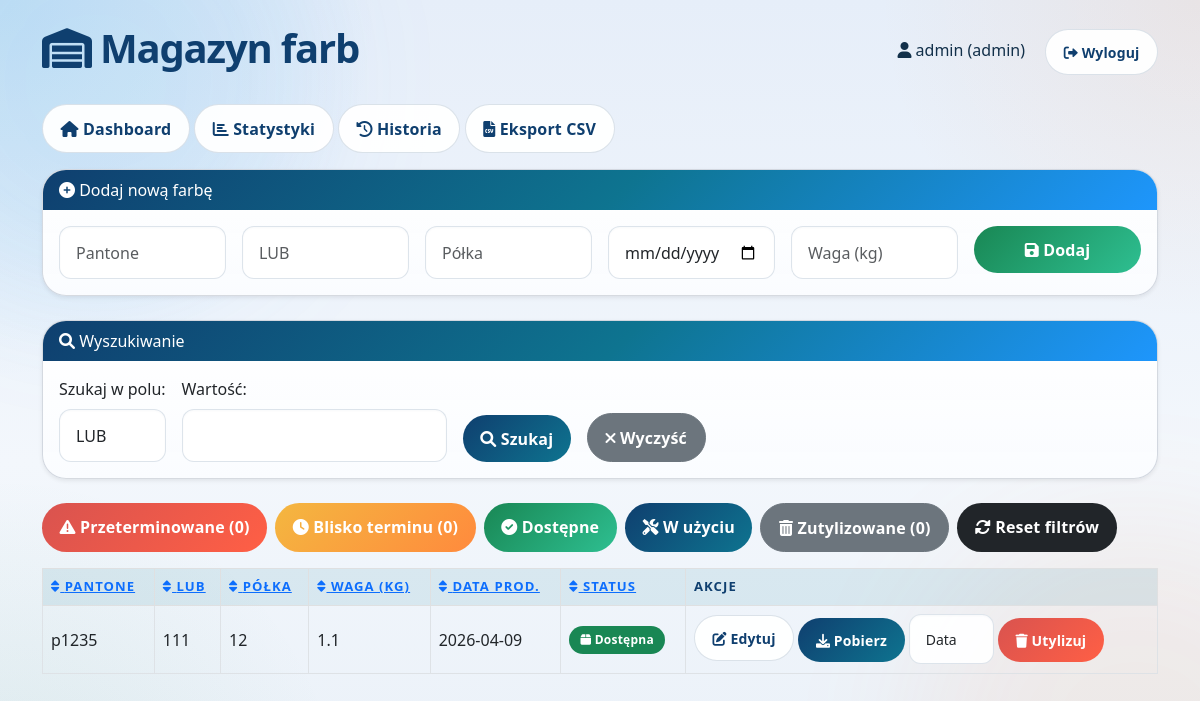
The page /magazyn (signed in) on the database its author committed.
### tables this page shows
CREATE TABLE farby (
            id INTEGER PRIMARY KEY AUTOINCREMENT,
            pantone TEXT NOT NULL,
            lub TEXT,
            polka TEXT,
            waga REAL NOT NULL,
            status TEXT NOT NULL DEFAULT 'dostepna',  -- dostepna, w_uzyciu, zutylizowana
            data_produkcji DATE NOT NULL
        );

### routers/magazyn.py (the view)
@router.get("/magazyn")
def magazyn(
    request: Request,
    search_field: str = Query("lub"),
    search_value: str = Query(""),
    filtr_alert: str = Query(""),
    status: str = Query(""),
    sort: str = Query("status"),
    dir: str = Query("asc"),
    error: str = Query(""),
    success: str = Query(""),
    assign_lub: str = Query(""),
    plan_id: int = Query(0),
    assign_machine: str = Query(""),
    return_to: str = Query(""),
    user=Depends(require_auth),
    conn=Depends(get_db),
):
    cur = conn.cursor()
    cur.execute("SELECT * FROM farby")
    dane = cur.fetchall()
    farby, licznik_przeterminowane, licznik_uwaga, licznik_zutylizowane = filtruj_farby(
        dane, search_field, search_value, filtr_alert, status
    )
    reverse = dir == "desc"
    if sort == "status":
        order = {"dostepna": 1, "w_uzyciu": 2, "zutylizowana": 3}
        farby.sort(key=lambda x: order.get(x["status"], 9), reverse=reverse)
    else:
        farby.sort(key=lambda x: (x.get(sort) or ""), reverse=reverse)
    assign_plan = None
    if assign_lub and plan_id:
        cur.execute("SELECT order_number, order_name FROM production_plans WHERE id=?", (plan_id,))
        row = cur.fetchone()
        if row:
            assign_plan = dict(row)
    lub_assignments: dict = {}
    try:
        cur.execute("SELECT farba_id, lub_number FROM farba_lub_assignments")
        for row in cur.fetchall():
            lub_assignments.setdefault(row["farba_id"], []).append(row["lub_number"])
    except Exception:
        pass
    for fb in farby:
        extra_lubs = [l for l in lub_assignments.get(fb["id"], []) if l != (fb.get("lub") or "")]
        fb["extra_lubs"] = extra_lubs
    return render_template("magazyn.html", {
        "farby": farby,
        "licznik_przeterminowane": licznik_przeterminowane,
        "licznik_uwaga": licznik_uwaga,
        "licznik_zutylizowane": licznik_zutylizowane,
        "search_field": search_field,
        "search_value": search_value,
        "filtr_alert": filtr_alert,
        "status": status,
        "sort": sort,
        "dir": dir,
        "user": {"username": user["username"], "role": user["role"]},
        "error": error,
        "success": success,
        "assign_lub": assign_lub,
        "plan_id": plan_id,
        "assign_machine": assign_machine,
        "return_to": return_to,
        "assign_plan": assign_plan,
        "can_edit": user["role"] in ("manager", "admin", "operator_mieszalni"),
        "needs_edit_password": user["role"] == "operator_mieszalni",
    })

### templates/magazyn.html (shortened to what this page needs)
<!DOCTYPE html>
<html lang="pl">
<head>
    <link href="https://cdn.jsdelivr.net/npm/bootstrap@5.3.0/dist/css/bootstrap.min.css" rel="stylesheet">
    <link rel="stylesheet" href="https://cdnjs.cloudflare.com/ajax/libs/font-awesome/6.0.0/css/all.min.css">
    <link rel="stylesheet" href="/static/app-modern.css">
</head>
<body class="bg-light">
<div class="container mt-4">
<div class="d-flex justify-content-between align-items-center mb-4">
        <h1><i class="fas fa-warehouse"></i> Magazyn farb</h1>
        <div>
            <span class="me-3"><i class="fas fa-user"></i> {{ user.username }} ({{ user.role }})</span>
            <a href="/logout" class="btn btn-outline-danger btn-sm"><i class="fas fa-sign-out-alt"></i> Wyloguj</a>
        </div>
    </div>
    <div class="mb-3">
        <a href="/dashboard" class="btn btn-outline-primary"><i class="fas fa-home"></i> Dashboard</a>
        <a href="/statystyki" class="btn btn-outline-primary"><i class="fas fa-chart-bar"></i> Statystyki</a>
        <a href="/historia" class="btn btn-outline-dark"><i class="fas fa-history"></i> Historia</a>
        <a href="/export" class="btn btn-outline-success"><i class="fas fa-file-csv"></i> Eksport CSV</a>
    </div>
    <div class="card mb-4 shadow-sm">
        <div class="card-header bg-primary text-white"><i class="fas fa-plus-circle"></i> Dodaj nową farbę</div>
        <div class="card-body">
            <form method="post" action="/dodaj_farba" id="addForm">
                <div class="row g-3">
                    <div class="col-md-2">
                        <input type="text" name="pantone" class="form-control" placeholder="Pantone" required>
                    </div>
                    <div class="col-md-2">
                        <input type="text" name="lub" class="form-control" placeholder="LUB">
                    </div>
                    <div class="col-md-2">
                        <input type="text" name="polka" class="form-control" placeholder="Półka" required>
                    </div>
                    <div class="col-md-2">
                        <input type="date" name="data_produkcji" class="form-control" required>
                    </div>
                    <div class="col-md-2">
                        <input type="number" step="0.01" name="waga" class="form-control" placeholder="Waga (kg)" required>
                    </div>
                    <div class="col-md-2">
                        <button type="submit" class="btn btn-success w-100"><i class="fas fa-save"></i> Dodaj</button>
                    </div>
                </div>
            </form>
        </div>
    </div>
    <div class="card mb-4 shadow-sm">
        <div class="card-header bg-secondary text-white"><i class="fas fa-search"></i> Wyszukiwanie</div>
        <div class="card-body">
            <form method="get" action="/magazyn" class="row g-3 align-items-end">
                <div class="col-auto">
                    <label class="form-label">Szukaj w polu:</label>
                    <select name="search_field" class="form-select">
                        <option value="lub" {% if search_field == 'lub' %}selected{% endif %}>LUB</option>
                    </select>
                </div>
                <div class="col-auto">
                    <label class="form-label">Wartość:</label>
                    <input type="text" name="search_value" class="form-control" value="{{ search_value }}">
                </div>
                <div class="col-auto">
                    <button type="submit" class="btn btn-primary"><i class="fas fa-search"></i> Szukaj</button>
                </div>
                <div class="col-auto">
                    <a href="/magazyn" class="btn btn-secondary"><i class="fas fa-times"></i> Wyczyść</a>
                </div>
            </form>
        </div>
    </div>
    <div class="mb-3 d-flex flex-wrap gap-2">
        <a href="/magazyn?filtr_alert=przeterminowana&search_field={{ search_field }}&search_value={{ search_value }}" class="btn btn-danger"><i class="fas fa-exclamation-triangle"></i> Przeterminowane ({{licznik_przeterminowane}})</a>
        <a href="/magazyn?filtr_alert=uwaga&search_field={{ search_field }}&search_value={{ search_value }}" class="btn btn-warning"><i class="fas fa-clock"></i> Blisko terminu ({{licznik_uwaga}})</a>
        <a href="/magazyn?status=dostepna&search_field={{ search_field }}&search_value={{ search_value }}" class="btn btn-success"><i class="fas fa-check-circle"></i> Dostępne</a>
        <a href="/magazyn?status=w_uzyciu&search_field={{ search_field }}&search_value={{ search_value }}" class="btn btn-primary"><i class="fas fa-tools"></i> W użyciu</a>
        <a href="/magazyn?status=zutylizowana&search_field={{ search_field }}&search_value={{ search_value }}" class="btn btn-secondary"><i class="fas fa-trash-alt"></i> Zutylizowane ({{licznik_zutylizowane}})</a>
        <a href="/magazyn?search_field={{ search_field }}&search_value={{ search_value }}" class="btn btn-dark"><i class="fas fa-sync-alt"></i> Reset filtrów</a>
    </div>
    <div class="table-responsive">
        <table class="table table-hover table-bordered align-middle">
            <thead class="table-light">
                <tr>
                    <th><a href="?sort=pantone&dir={{ 'desc' if dir=='asc' else 'asc' }}&search_field={{ search_field }}&search_value={{ search_value }}&filtr_alert={{ filtr_alert }}&status={{ status }}"><i class="fas fa-sort"></i> Pantone</a></th>
                    <th><a href="?sort=lub&dir={{ 'desc' if dir=='asc' else 'asc' }}&search_field={{ search_field }}&search_value={{ search_value }}&filtr_alert={{ filtr_alert }}&status={{ status }}"><i class="fas fa-sort"></i> LUB</a></th>
                    <th><a href="?sort=polka&dir={{ 'desc' if dir=='asc' else 'asc' }}&search_field={{ search_field }}&search_value={{ search_value }}&filtr_alert={{ filtr_alert }}&status={{ status }}"><i class="fas fa-sort"></i> Półka</a></th>
                    <th><a href="?sort=waga&dir={{ 'desc' if dir=='asc' else 'asc' }}&search_field={{ search_field }}&search_value={{ search_value }}&filtr_alert={{ filtr_alert }}&status={{ status }}"><i class="fas fa-sort"></i> Waga (kg)</a></th>
                    <th><a href="?sort=data_produkcji&dir={{ 'desc' if dir=='asc' else 'asc' }}&search_field={{ search_field }}&search_value={{ search_value }}&filtr_alert={{ filtr_alert }}&status={{ status }}"><i class="fas fa-sort"></i> Data prod.</a></th>
                    <th><a href="?sort=status&dir={{ 'desc' if dir=='asc' else 'asc' }}&search_field={{ search_field }}&search_value={{ search_value }}&filtr_alert={{ filtr_alert }}&status={{ status }}"><i class="fas fa-sort"></i> Status</a></th>
                    <th>Akcje</th>
                </tr>
            </thead>
            <tbody id="tableBody">
                {% for f in farby %}
                <tr data-id="{{ f.id }}" class="{% if f.status == 'zutylizowana' %}utylizowana-row{% elif f.alert == 'przeterminowana' %}table-danger{% elif f.alert == 'uwaga' %}table-warning{% endif %}">
                    <td>{{ f.pantone }}</td>
                    <td>{{ f.lub }}{% if f.extra_lubs %}<br>{% for el in f.extra_lubs %}<span class="badge bg-info text-dark">{{ el }}</span> {% endfor %}{% endif %}</td>
                    <td>{{ f.polka }}</td>
                    <td class="waga-cell">{{ f.waga }}</td>
                    <td class="data-cell">{{ f.data_produkcji }}</td>
                    <td>
                        {% if f.status == 'dostepna' %}
                            <span class="badge bg-success"><i class="fas fa-box"></i> Dostępna</span>
                        {% elif f.status == 'w_uzyciu' %}
                            <span class="badge bg-primary"><i class="fas fa-cog"></i> W użyciu</span>
                        {% elif f.status == 'zutylizowana' %}
                            <span class="badge bg-secondary"><i class="fas fa-skull"></i> Zutylizowana</span>
                        {% endif %}
                    </td>
                    <td class="actions-cell">
                        {% if can_edit %}
                        <button class="btn btn-sm btn-outline-secondary mb-1"
                            data-bs-toggle="modal" data-bs-target="#editModal"
                            data-id="{{ f.id }}" data-pantone="{{ f.pantone }}" data-lub="{{ f.lub or '' }}"
                            data-polka="{{ f.polka or '' }}" data-waga="{{ f.waga }}" data-data="{{ f.data_produkcji }}">
                            <i class="fas fa-edit"></i> Edytuj
                        </button>
                        {% endif %}
                        {% if f.status == 'dostepna' %}
                            {% if f.alert != 'przeterminowana' %}
                            <form method="post" action="/pobierz" class="d-inline">
                                <button class="btn btn-sm btn-primary"><i class="fas fa-download"></i> Pobierz</button>
                            </form>
                            {% endif %}
                            <form method="post" action="/utylizacja" class="d-inline">
                                <select name="powod" class="form-select form-select-sm d-inline w-auto" style="width:100px">
                                    <option value="data">Data</option>
                                </select>
                                <button class="btn btn-sm btn-danger"><i class="fas fa-trash"></i> Utylizuj</button>
                            </form>
                        {% endif %}
                    </td>
                </tr>
                {% else %}
                <tr><td colspan="7" class="text-center">Brak farb spełniających kryteria</td></tr>
                {% endfor %}
            </tbody>
        </table>
    </div>
</div>
</body>
</html>

### static/app-modern.css (style rules this page uses)
:root { --app-bg: #f3f8ff; --app-surface: rgba(255, 255, 255, 0.9); --app-surface-strong: #ffffff; --app-border: rgba(29, 53, 87, 0.18); --app-text: #12304a; --app-text-soft: #415a73; --app-primary: #0e7490; --app-primary-strong: #0f3f6f; --app-accent: #ff8a3d; --app-accent-strong: #ff5f45; --app-success: #198754; --app-warning: #f4b740; --app-danger: #d9534f; --app-info: #3d9cf5; --app-shadow: 0 18px 40px rgba(15, 63, 111, 0.12); --app-shadow-soft: 0 8px 22px rgba(15, 63, 111, 0.08); --app-radius-lg: 24px; --app-radius-md: 18px; --app-radius-sm: 12px; }
body { min-height: 100vh; color: var(--app-text); }
body.bg-light { background: radial-gradient(circle at top left, rgba(18, 159, 215, 0.14), transparent 26%), radial-gradient(circle at top right, rgba(255, 138, 61, 0.10), transparent 22%), radial-gradient(circle at bottom left, rgba(25, 135, 84, 0.08), transparent 24%), linear-gradient(180deg, #e6eef9 0%, #f3f7fc 56%, #e9f0f8 100%); background-attachment: fixed; }
body.bg-light::before, body.bg-light::after { content: ""; position: fixed; inset: auto; width: 28rem; height: 28rem; border-radius: 50%; filter: blur(70px); opacity: 0.35; pointer-events: none; z-index: 0; }
body.bg-light::before { top: -9rem; left: -8rem; background: rgba(61, 156, 245, 0.28); }
body.bg-light::after { right: -10rem; bottom: -9rem; background: rgba(255, 138, 61, 0.24); }
.container, .container-fluid { position: relative; z-index: 1; }
h1, h2, h3, h4, h5, h6, .display-4, .display-5, .display-6 { color: var(--app-primary-strong); font-weight: 800; letter-spacing: -0.03em; }
.card { background: linear-gradient(180deg, rgba(255,255,255,0.995), rgba(250,252,255,0.985)); border: 1px solid var(--app-border); border-radius: var(--app-radius-lg); box-shadow: var(--app-shadow-soft); overflow: hidden; transition: transform 0.22s ease, box-shadow 0.22s ease, border-color 0.22s ease; }
.card-header { border-bottom: 1px solid rgba(29, 53, 87, 0.08); background: linear-gradient(135deg, rgba(14, 116, 144, 0.16), rgba(61, 156, 245, 0.10)); }
.card-header.bg-dark, .card-header.bg-primary, .card-header.bg-success, .card-header.bg-info, .card-header.bg-warning, .card-header.bg-danger, .card-header.text-white { border-bottom: none; color: #fff !important; background: linear-gradient(135deg, #0f3f6f 0%, #0e7490 52%, #1e96fc 100%) !important; }
.btn { border-radius: 999px; font-weight: 700; letter-spacing: 0.01em; padding: 0.72rem 1.1rem; border-width: 1px; transition: transform 0.2s ease, box-shadow 0.2s ease, background-color 0.2s ease; }
.btn-primary, .btn-dark, .btn-info, .btn-success, .btn-warning, .btn-danger { border: none; }
.btn-primary { background: linear-gradient(135deg, #0f3f6f 0%, #0e7490 100%); }
.btn-success { background: linear-gradient(135deg, #198754 0%, #2ebf91 100%); }
.btn-warning { color: #fff; background: linear-gradient(135deg, #f4b740 0%, #ff8a3d 100%); }
.btn-danger { background: linear-gradient(135deg, #d9534f 0%, #ff5f45 100%); }
.btn-outline-primary, .btn-outline-secondary, .btn-outline-success, .btn-outline-danger, .btn-outline-warning, .btn-outline-info, .btn-outline-dark { border-color: rgba(15, 63, 111, 0.15); background: rgba(255,255,255,0.94); color: var(--app-primary-strong); }
.badge { border-radius: 999px; padding: 0.48rem 0.7rem; font-weight: 700; letter-spacing: 0.02em; }
.table { --bs-table-bg: transparent; --bs-table-striped-bg: rgba(14, 116, 144, 0.035); --bs-table-hover-bg: rgba(61, 156, 245, 0.08); margin-bottom: 0; }
.table thead th { color: var(--app-primary-strong); font-size: 0.82rem; text-transform: uppercase; letter-spacing: 0.08em; border-bottom-width: 1px; }
.table-light { --bs-table-bg: rgba(14, 116, 144, 0.10); }
.form-control, .form-select, textarea.form-control { border-radius: var(--app-radius-sm); border: 1px solid rgba(15, 63, 111, 0.14); padding: 0.85rem 1rem; background: rgba(255,255,255,0.94); box-shadow: inset 0 1px 2px rgba(15, 63, 111, 0.03); }

### rows shown on the page
farby: pantone "p1235", lub "111", polka "12", waga "1.1", data_produkcji "2026-04-09", status "dostepna" (drawn)

### other values the page prints
{{ user.username }} "admin"
{{ user.role }} "admin"
{{ licznik_przeterminowane }} "0"
{{ licznik_uwaga }} "0"
{{ licznik_zutylizowane }} "0"
